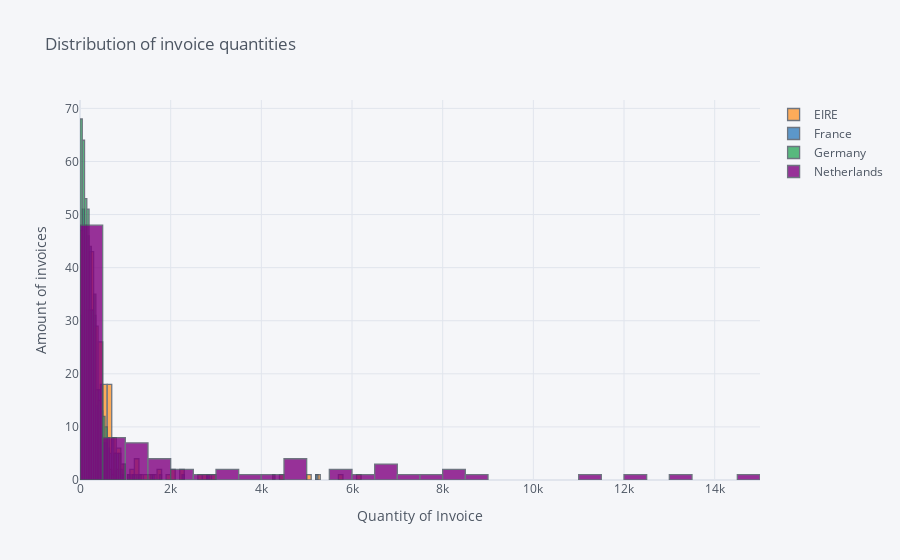

Notebook source saved alongside this figure:
### Code cell
quantityperinvoice.iplot(kind='hist', xTitle='Quantity of Invoice', 
           yTitle='Amount of invoices', title='Distribution of invoice quantities')

### Figure 1 — Plotly figure (JSON) as saved in the notebook; plotly's stock layout.template omitted (floating-point values rounded to 4 significant figures; data arrays with more than 128 entries replaced by an {"elided": "..."} marker saying what was removed)
{"data": [{"histfunc": "count", "histnorm": "", "marker": {"color": "rgba(255, 153, 51, 1.0)", "line": {"color": "#4D5663", "width": 1.3}}, "name": "EIRE", "opacity": 0.8, "orientation": "v", "type": "histogram", "x": {"elided": "1171 int values"}}, {"histfunc": "count", "histnorm": "", "marker": {"color": "rgba(55, 128, 191, 1.0)", "line": {"color": "#4D5663", "width": 1.3}}, "name": "France", "opacity": 0.8, "orientation": "v", "type": "histogram", "x": {"elided": "1171 int values"}}, {"histfunc": "count", "histnorm": "", "marker": {"color": "rgba(50, 171, 96, 1.0)", "line": {"color": "#4D5663", "width": 1.3}}, "name": "Germany", "opacity": 0.8, "orientation": "v", "type": "histogram", "x": {"elided": "1171 int values"}}, {"histfunc": "count", "histnorm": "", "marker": {"color": "rgba(128, 0, 128, 1.0)", "line": {"color": "#4D5663", "width": 1.3}}, "name": "Netherlands", "opacity": 0.8, "orientation": "v", "type": "histogram", "x": {"elided": "1171 int values"}}], "layout": {"barmode": "overlay", "legend": {"bgcolor": "#F5F6F9", "font": {"color": "#4D5663"}}, "paper_bgcolor": "#F5F6F9", "plot_bgcolor": "#F5F6F9", "title": {"font": {"color": "#4D5663"}, "text": "Distribution of invoice quantities"}, "xaxis": {"gridcolor": "#E1E5ED", "showgrid": true, "tickfont": {"color": "#4D5663"}, "title": {"font": {"color": "#4D5663"}, "text": "Quantity of Invoice"}, "zerolinecolor": "#E1E5ED"}, "yaxis": {"gridcolor": "#E1E5ED", "showgrid": true, "tickfont": {"color": "#4D5663"}, "title": {"font": {"color": "#4D5663"}, "text": "Amount of invoices"}, "zerolinecolor": "#E1E5ED"}}}
